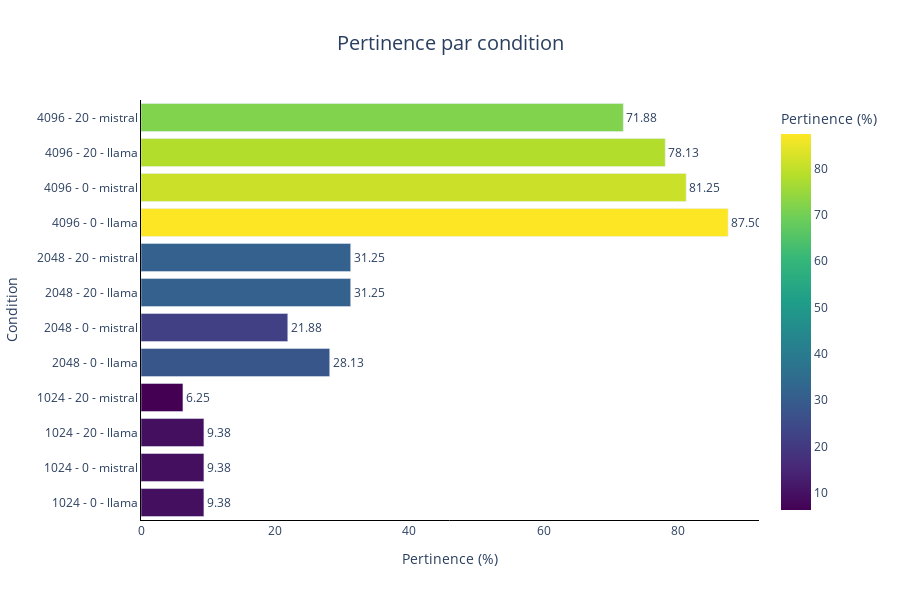

This figure's notebook cell:
### Code cell
condition_labels = {
    1: '1024 - 0 - llama',
    2: '1024 - 0 - mistral',
    3: '1024 - 20 - llama',
    4: '1024 - 20 - mistral',
    5: '2048 - 0 - llama',
    6: '2048 - 0 - mistral',
    7: '2048 - 20 - llama',
    8: '2048 - 20 - mistral',
    9: '4096 - 0 - llama',
    10: '4096 - 0 - mistral',
    11: '4096 - 20 - llama',
    12: '4096 - 20 - mistral'
}

data = {
    'Condition': rate_pertinence_by_condition.index,
    'Pertinence (%)': rate_pertinence_by_condition.values,
    'Texte Condition': [condition_labels[c] for c in rate_pertinence_by_condition.index]
}

df = pd.DataFrame(data)

fig = px.bar(df, x='Pertinence (%)', y='Texte Condition', orientation='h',
             title='Pertinence par condition',
             labels={'Pertinence (%)': 'Pertinence (%)', 'Condition': 'Condition'},
             color='Pertinence (%)',
             color_continuous_scale='Viridis')

fig.update_layout(
    plot_bgcolor='white',
    xaxis_title='Pertinence (%)',
    yaxis_title='Condition',
    xaxis=dict(showline=True, showgrid=True, showticklabels=True, linecolor='black', linewidth=1),
    yaxis=dict(tickmode='linear', showline=True, showgrid=True, showticklabels=True, linecolor='black', linewidth=1),
    title_font_size=20,
    title_x=0.5,
    title_xanchor='center',
    width=900,
    height=600
)
fig.update_traces(texttemplate='%{x:.2f}', textposition='outside')
fig.show()

### Figure 1 — Plotly figure (JSON) as saved in the notebook; plotly's stock layout.template omitted (floating-point values rounded to 4 significant figures)
{"data": [{"alignmentgroup": "True", "hovertemplate": "Pertinence (%)=%{marker.color}<br>Texte Condition=%{y}<extra></extra>", "legendgroup": "", "marker": {"color": [9.375, 9.375, 9.375, 6.25, 28.12, 21.88, 31.25, 31.25, 87.5, 81.25, 78.12, 71.88], "coloraxis": "coloraxis", "pattern": {"shape": ""}}, "name": "", "offsetgroup": "", "orientation": "h", "showlegend": false, "textposition": "outside", "texttemplate": "%{x:.2f}", "type": "bar", "x": [9.375, 9.375, 9.375, 6.25, 28.12, 21.88, 31.25, 31.25, 87.5, 81.25, 78.12, 71.88], "xaxis": "x", "y": ["1024 - 0 - llama", "1024 - 0 - mistral", "1024 - 20 - llama", "1024 - 20 - mistral", "2048 - 0 - llama", "2048 - 0 - mistral", "2048 - 20 - llama", "2048 - 20 - mistral", "4096 - 0 - llama", "4096 - 0 - mistral", "4096 - 20 - llama", "4096 - 20 - mistral"], "yaxis": "y"}], "layout": {"barmode": "relative", "coloraxis": {"colorbar": {"title": {"text": "Pertinence (%)"}}, "colorscale": [[0, "#440154"], [0.1111, "#482878"], [0.2222, "#3e4989"], [0.3333, "#31688e"], [0.4444, "#26828e"], [0.5556, "#1f9e89"], [0.6667, "#35b779"], [0.7778, "#6ece58"], [0.8889, "#b5de2b"], [1, "#fde725"]]}, "height": 600, "legend": {"tracegroupgap": 0}, "plot_bgcolor": "white", "title": {"font": {"size": 20}, "text": "Pertinence par condition", "x": 0.5, "xanchor": "center"}, "width": 900, "xaxis": {"anchor": "y", "domain": [0, 1], "linecolor": "black", "linewidth": 1, "showgrid": true, "showline": true, "showticklabels": true, "title": {"text": "Pertinence (%)"}}, "yaxis": {"anchor": "x", "domain": [0, 1], "linecolor": "black", "linewidth": 1, "showgrid": true, "showline": true, "showticklabels": true, "tickmode": "linear", "title": {"text": "Condition"}}}}
